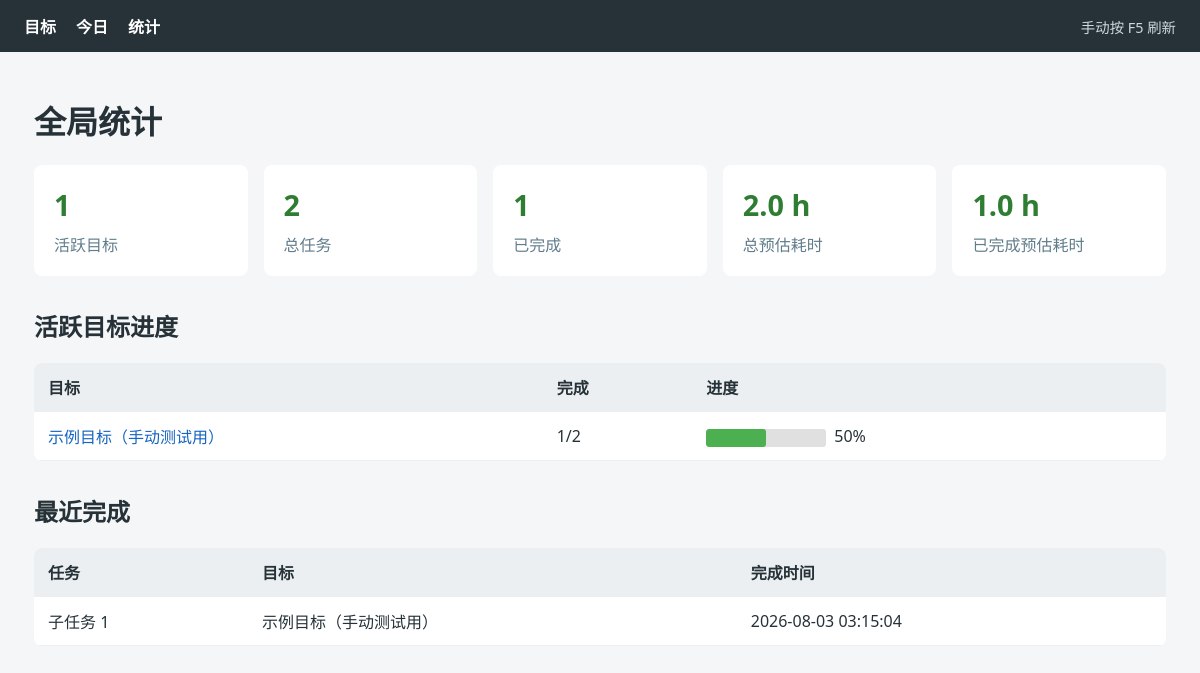
/stats, run on an earlier commit of the app's database.
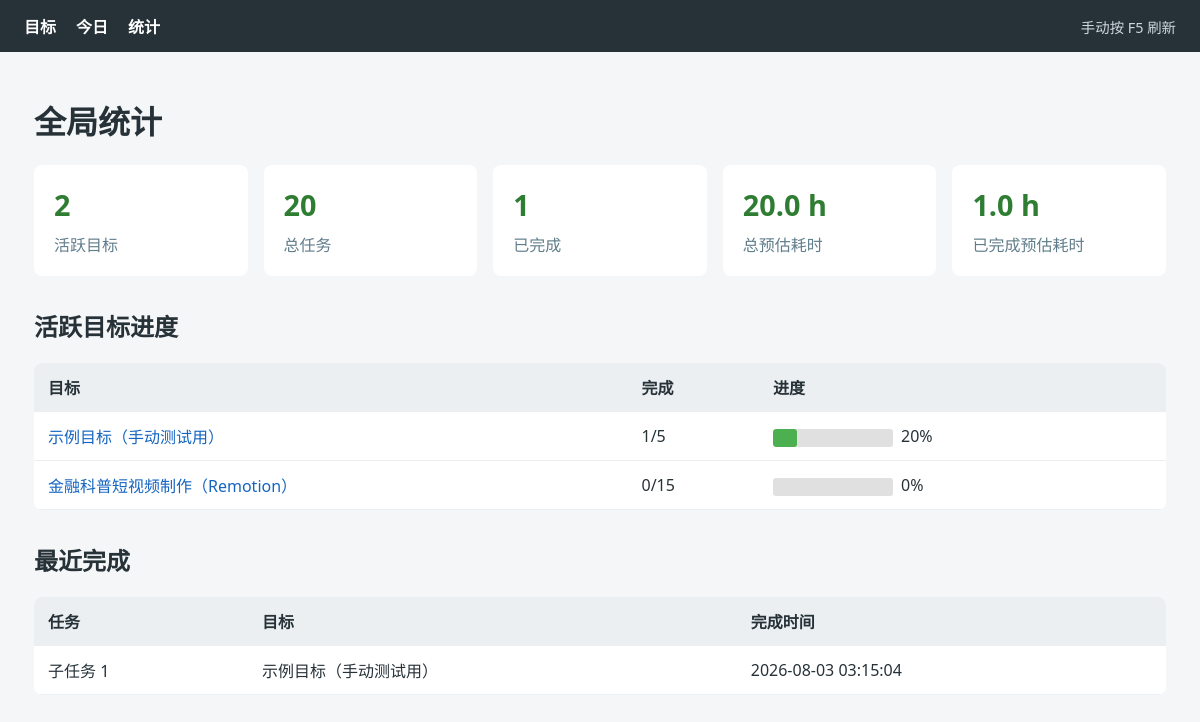
And on a later commit of the database.
### tables this page shows
CREATE TABLE goals (
  slug TEXT PRIMARY KEY,
  name TEXT NOT NULL,
  description TEXT,
  status TEXT NOT NULL DEFAULT 'active',
  total_tasks INTEGER DEFAULT 0,
  completed_tasks INTEGER DEFAULT 0,
  created_at TEXT NOT NULL,
  updated_at TEXT NOT NULL
);

### dashboard/app.py (the view)
    @flask_app.get("/stats")
    def stats():
        return render_template("stats.html", view=_stats_view())

### dashboard/app.py (called while the page is built)
def _progress(total: int, completed: int) -> int:
    return int(round(completed * 100 / total)) if total else 0

def _goal_row(goal: dict) -> dict:
    tasks = db.list_tasks(goal_slug=goal["slug"])
    completed = sum(task["status"] == "done" for task in tasks)
    current = next(
        (task for task in tasks if task["status"] == "in_progress"),
        None,
    )
    return {
        "goal": goal,
        "total": len(tasks),
        "completed": completed,
        "progress": _progress(len(tasks), completed),
        "current": current,
    }

def _format_timestamp(value: str | None) -> str:
    return value.replace("T", " ") if value else "—"

### scripts/db.py (called while the page is built)
def get_conn() -> sqlite3.Connection:
    conn = sqlite3.connect(DB_PATH)
    conn.row_factory = sqlite3.Row
    conn.execute("PRAGMA foreign_keys = ON")
    return conn

def _row_to_dict(row: sqlite3.Row) -> dict:
    return {k: row[k] for k in row.keys()}

def get_goal(slug: str) -> dict | None:
    with get_conn() as conn:
        row = conn.execute("SELECT * FROM goals WHERE slug = ?", (slug,)).fetchone()
        return _row_to_dict(row) if row else None

### dashboard/templates/stats.html (shortened to what this page needs)
{% extends "base.html" %}
{% block content %}
  <h1>全局统计</h1>
  <section class="stat-grid">
    <article class="stat-card"><strong>{{ view.active_goals }}</strong><span>活跃目标</span></article>
    <article class="stat-card"><strong>{{ view.total_tasks }}</strong><span>总任务</span></article>
    <article class="stat-card"><strong>{{ view.completed_tasks }}</strong><span>已完成</span></article>
    <article class="stat-card"><strong>{{ "%.1f"|format(view.estimated_hours) }} h</strong><span>总预估耗时</span></article>
    <article class="stat-card"><strong>{{ "%.1f"|format(view.completed_estimated_hours) }} h</strong><span>已完成预估耗时</span></article>
  </section>
  <h2>活跃目标进度</h2>
  {% if view.goal_rows %}
    <div class="table-wrap">
      <table>
        <thead><tr><th>目标</th><th>完成</th><th>进度</th></tr></thead>
        <tbody>
          {% for row in view.goal_rows %}
            <tr>
              <td><a href="{{ url_for('goal_detail', slug=row.goal.slug) }}">{{ row.goal.name }}</a></td>
              <td>{{ row.completed }}/{{ row.total }}</td>
              <td class="progress-cell"><div class="progress"><div class="fill" style="width: {{ row.progress }}%"></div></div><span>{{ row.progress }}%</span></td>
            </tr>
          {% endfor %}
        </tbody>
      </table>
    </div>
  {% else %}
    <p class="notice">暂无活跃目标</p>
  {% endif %}
  <h2>最近完成</h2>
  {% if view.recent %}
    <div class="table-wrap">
      <table>
        <thead><tr><th>任务</th><th>目标</th><th>完成时间</th></tr></thead>
        <tbody>
          {% for row in view.recent %}
            <tr><td>{{ row.task.title }}</td><td>{{ row.goal.name }}</td><td>{{ row.completed }}</td></tr>
          {% endfor %}
        </tbody>
      </table>
    </div>
  {% else %}
    <p class="notice">最近 7 天暂无已完成任务</p>
  {% endif %}
{% endblock %}

What changed in the data, as far as the page shows it:
added goals: goal.name "金融科普短视频制作（Remotion）"
Also different on the page:
{{ view.active_goals }}: "1" → "2"
{{ view.total_tasks }}: "2" → "20"
{{ "%.1f"|format(view.estimated_hours) }}: "2.0" → "20.0"
new list line: "示例目标（手动测试用）"
new list line: "1 / 5 20 %"
new list line: "0 / 15 0 %"
list line gone: "示例目标（手动测试用）"
list line gone: "1 / 2 50 %"
